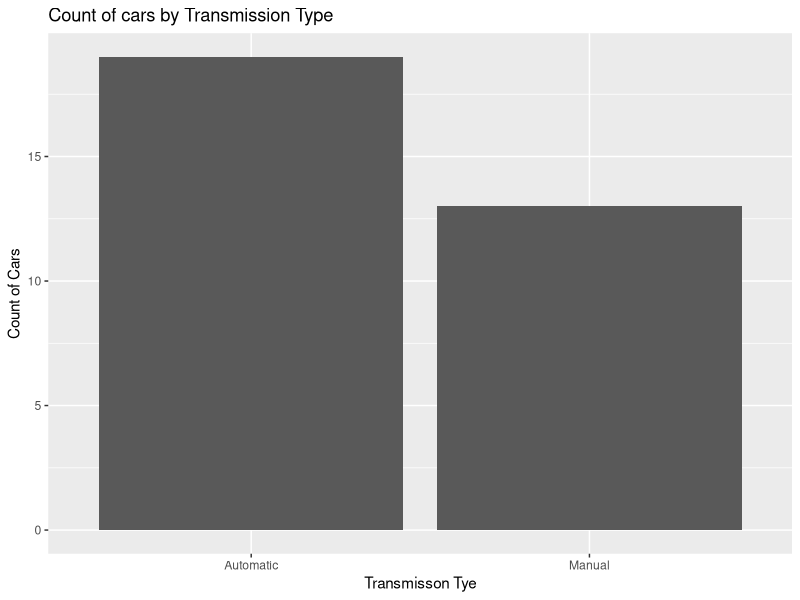
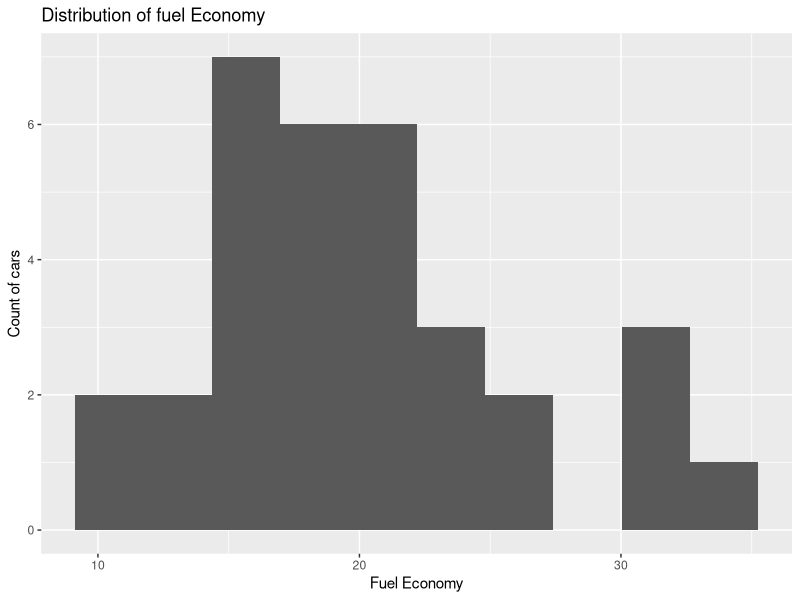
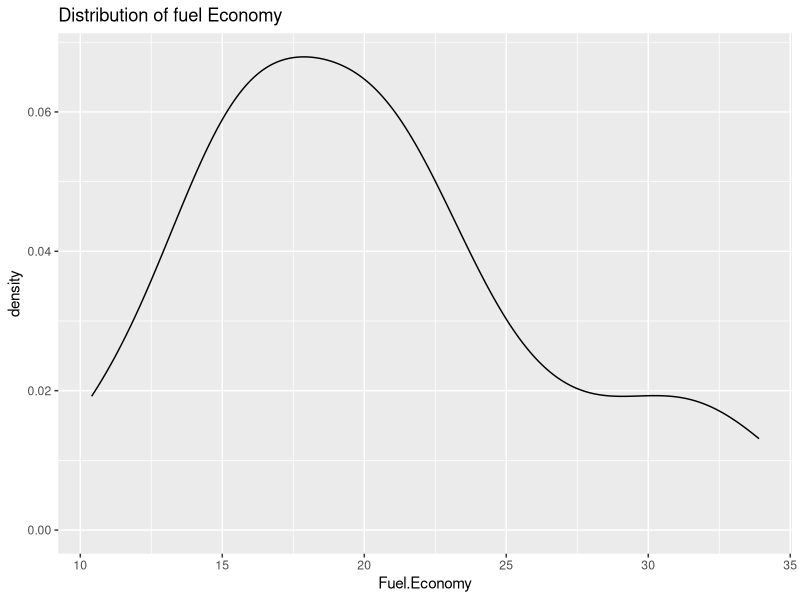
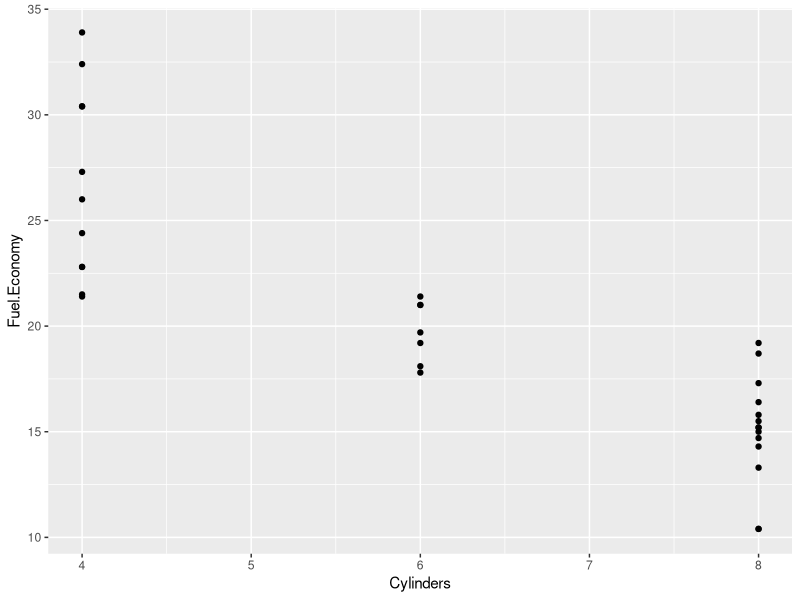

These charts were generated, in order, by the following R code:
setwd('~/Artificial Intelligence/R-ML-Projects/mtcars')


cars <- read.csv('Cars.csv')


library(ggplot2)

# create a frequency bar chart
ggplot(
  data = cars,
  aes(x = Transmission)
) + geom_bar() + ggtitle('Count of cars by Transmission Type') + ylab('Count of Cars')+ xlab('Transmisson Tye')


# Histogram

ggplot(
  data = cars,
  aes(x = Fuel.Economy)) + 
  geom_histogram(bins = 10) +
  ggtitle('Distribution of fuel Economy') + 
  xlab('Fuel Economy') + 
  ylab('Count of cars')

# Density plot
ggplot(
  data = cars,
  aes(x = Fuel.Economy)
) +
  geom_density() +
  ggtitle('Distribution of fuel Economy') 

# Create scatter plot
ggplot(
  data = cars,
  aes(x = Cylinders, y = Fuel.Economy)
) + 
  geom_point()
